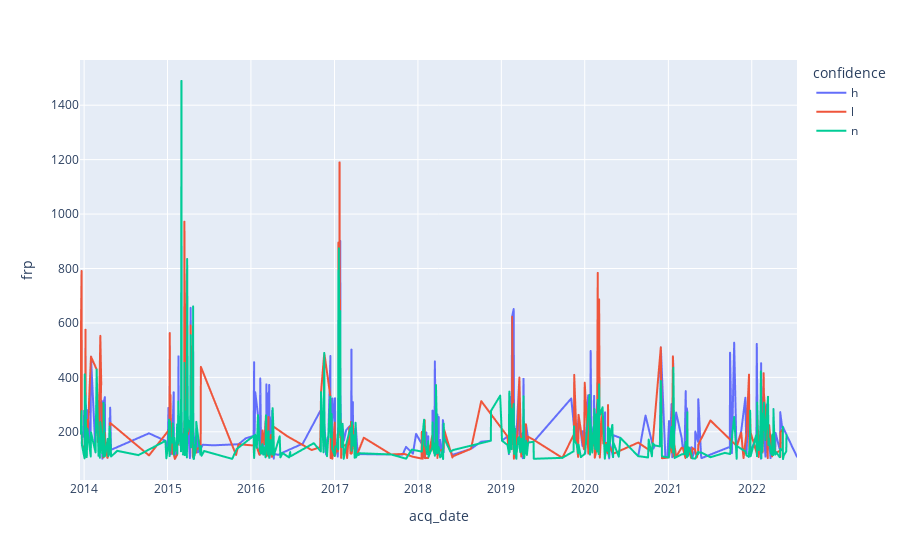

The cell this chart's notebook holds for it:
### Code cell
a = df_archive[['acq_date', 'brightness', 'confidence', 'frp', 'type', 'daynight', 'bright_t31']].copy()
a['year'] = a['acq_date'].dt.year
a['month'] = a['acq_date'].dt.month
a['date'] = a['acq_date'].dt.date
a['year-month'] = a['acq_date'].dt.to_period('M').astype(str)
a = a.groupby(['acq_date', 'type', 'confidence'])['frp', 'brightness', 'bright_t31'].max().reset_index()
a = a[a['type'] == 0]
a = a[a['frp'] > 100]
px.line(a, x='acq_date', y='frp', color='confidence')

### Figure 1 — Plotly figure (JSON) as saved in the notebook; plotly's stock layout.template omitted (floating-point values rounded to 4 significant figures; data arrays with more than 128 entries replaced by an {"elided": "..."} marker saying what was removed)
{"data": [{"hovertemplate": "confidence=h<br>acq_date=%{x}<br>frp=%{y}<extra></extra>", "legendgroup": "h", "line": {"color": "#636efa", "dash": "solid"}, "marker": {"symbol": "circle"}, "mode": "lines", "name": "h", "showlegend": true, "type": "scattergl", "x": {"elided": "443 str values"}, "xaxis": "x", "y": {"elided": "443 float values"}, "yaxis": "y"}, {"hovertemplate": "confidence=l<br>acq_date=%{x}<br>frp=%{y}<extra></extra>", "legendgroup": "l", "line": {"color": "#EF553B", "dash": "solid"}, "marker": {"symbol": "circle"}, "mode": "lines", "name": "l", "showlegend": true, "type": "scattergl", "x": {"elided": "299 str values"}, "xaxis": "x", "y": {"elided": "299 float values"}, "yaxis": "y"}, {"hovertemplate": "confidence=n<br>acq_date=%{x}<br>frp=%{y}<extra></extra>", "legendgroup": "n", "line": {"color": "#00cc96", "dash": "solid"}, "marker": {"symbol": "circle"}, "mode": "lines", "name": "n", "showlegend": true, "type": "scattergl", "x": {"elided": "420 str values"}, "xaxis": "x", "y": {"elided": "420 float values"}, "yaxis": "y"}], "layout": {"legend": {"title": {"text": "confidence"}, "tracegroupgap": 0}, "margin": {"t": 60}, "xaxis": {"anchor": "y", "domain": [0, 1], "title": {"text": "acq_date"}}, "yaxis": {"anchor": "x", "domain": [0, 1], "title": {"text": "frp"}}}}
